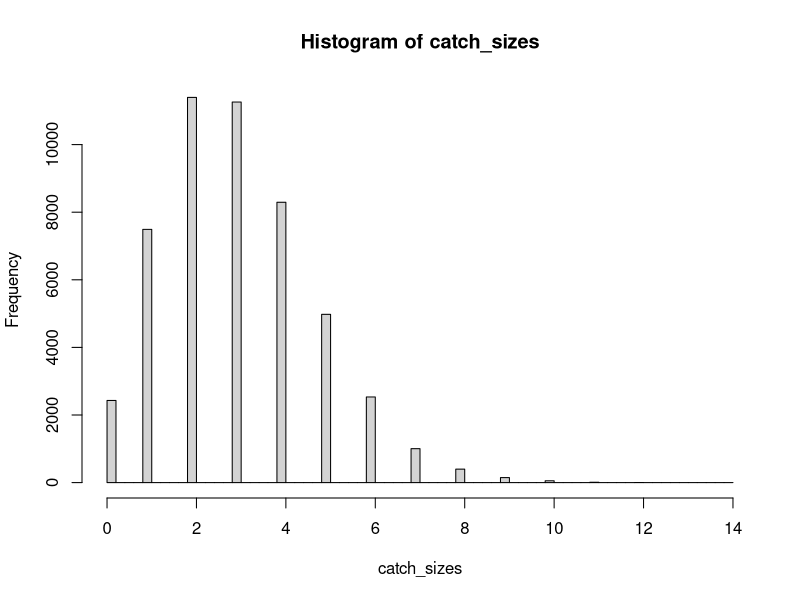

The R source for this figure:
# why we use max_average_catch_size and relative abundance
mosquitoes_in_1sqkm <- c(1, 50000, 100000)
prop_mosquitoes_caught_in_trap <- 0.001
average_catch_size <- mosquitoes_in_1sqkm * prop_mosquitoes_caught_in_trap
average_catch_size

max_average_catch_size <- max(average_catch_size)
relative_abundance <- mosquitoes_in_1sqkm / max(mosquitoes_in_1sqkm)

# relation between relative_abundance and average_catch_size
average_catch_size <- relative_abundance * max_average_catch_size
average_catch_size # same as before



# using poisson dist to determine catch size
average_catch_size <- 3
catch_size <- rpois(1, average_catch_size)
catch_size





n_catches <- 50000
catch_sizes <- rpois(n_catches, average_catch_size)
hist(catch_sizes, breaks = 100) # the catch sizes, estimated by a poisson dist





n_presences <- sum(catch_sizes > 0)
prob_present <- n_presences / n_catches
prob_present

# an approximation for prob_present
# Poisson dist: lambda^ke^{-lambda}/k! -> 1-prob(0 presence)=1-average_catch_size^0e^{-average_catch_size}/0!=1-exp(-average_catch_size)
1-exp(-average_catch_size)

